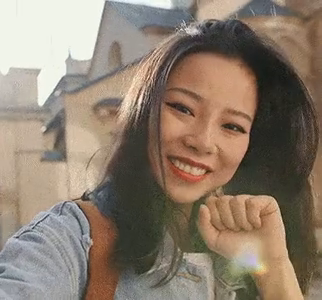
#> input picture frame 9 of Face_Detection/v_single.mp4, 322 x 300 px
$ python video.py
#> lines starting #> are read from the running program, lines starting #| are printed output that depends on the picture; after the words box and inside, x2 and y2 are one past the last pixel; in counts of white or black regions, pixels touching at a corner belong together
import cv2
#Trained Dataset
train_dataset=cv2.CascadeClassifier('haarcascade_frontalface_default.xml')
video=cv2.VideoCapture('v_single.mp4')
while True:
   success,frame=video.read()
#> frame is the input picture: shape (300, 322, 3); mean B, G, R 109.7, 125.1, 140.6
   if success==True:
      gray=cv2.cvtColor(frame,cv2.COLOR_BGR2GRAY)
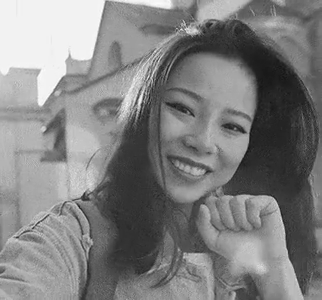
#> gray: shape (300, 322); min 19, max 254, mean 128
      faces=train_dataset.detectMultiScale(gray)
#> faces = [[145, 69, 128, 128]]
      for x,y,w,h in faces:
         cv2.rectangle(frame,(x,y),(x+w,y+h),(255,0,0),2)
#> this loop made 1 pass
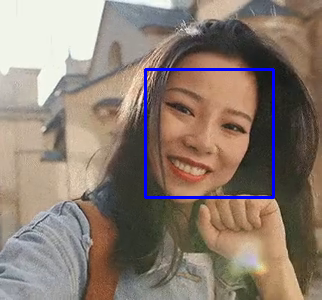
#> frame: shape (300, 322, 3); 1.59% of pixels changed, all inside (x1, y1, x2, y2) = (144, 68, 275, 199)
         #cv2.rectangle(img,(x-axis,y-axis),(for create box),(255,0,0 for give color for box),2 for thickness)
      cv2.imshow('video',frame)
      cv2.waitKey(1)
   else:
      print("video completed ot frame nil")
      break

$ run again, starting later in the video
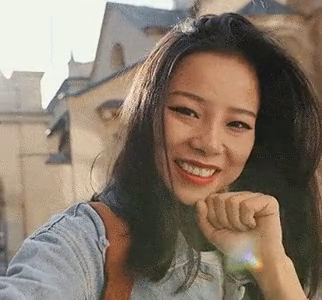
#> input picture frame 41 of Face_Detection/v_single.mp4, 322 x 300 px
#> frame is the input picture: shape (300, 322, 3); mean B, G, R 105.4, 119.8, 134.9
#> `gray=cv2.cvtColor(frame,cv2.COLOR_BGR2GRAY)`:
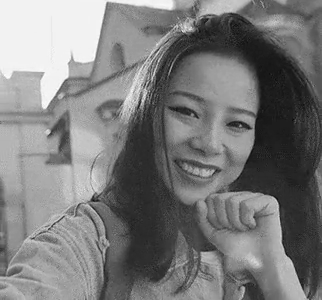
#> gray: shape (300, 322); min 10, max 255, mean 122.7
#> faces = [[152, 70, 125, 125]]
#> the loop `for x,y,w,h in faces:` made 1 pass
#> after the loop `for x,y,w,h in faces:`:
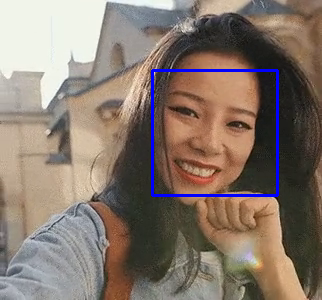
#> frame: shape (300, 322, 3); 1.55% of pixels changed, all inside (x1, y1, x2, y2) = (151, 69, 279, 197)

$ run again, starting later in the video
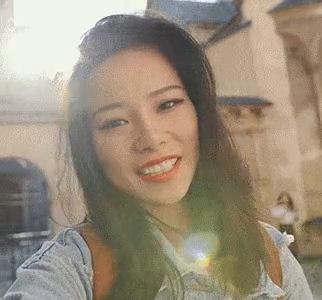
#> input picture frame 74 of Face_Detection/v_single.mp4, 322 x 300 px
#> frame is the input picture: shape (300, 322, 3); mean B, G, R 122.9, 140.7, 153.7
#> `gray=cv2.cvtColor(frame,cv2.COLOR_BGR2GRAY)`:
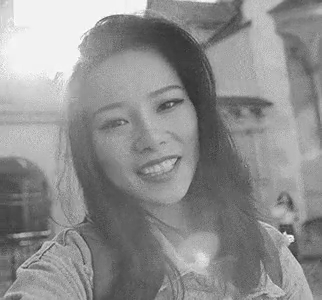
#> gray: shape (300, 322); min 47, max 255, mean 142.5
#> faces = [[206, 76, 81, 81], [75, 57, 142, 142]]
#> the loop `for x,y,w,h in faces:` made 2 passes
#> after the loop `for x,y,w,h in faces:`:
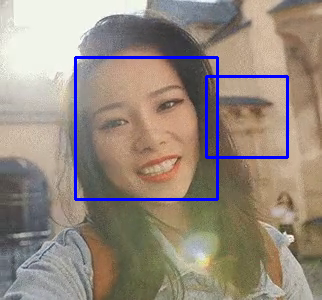
#> frame: shape (300, 322, 3); 2.74% of pixels changed, all inside (x1, y1, x2, y2) = (74, 56, 289, 201)
